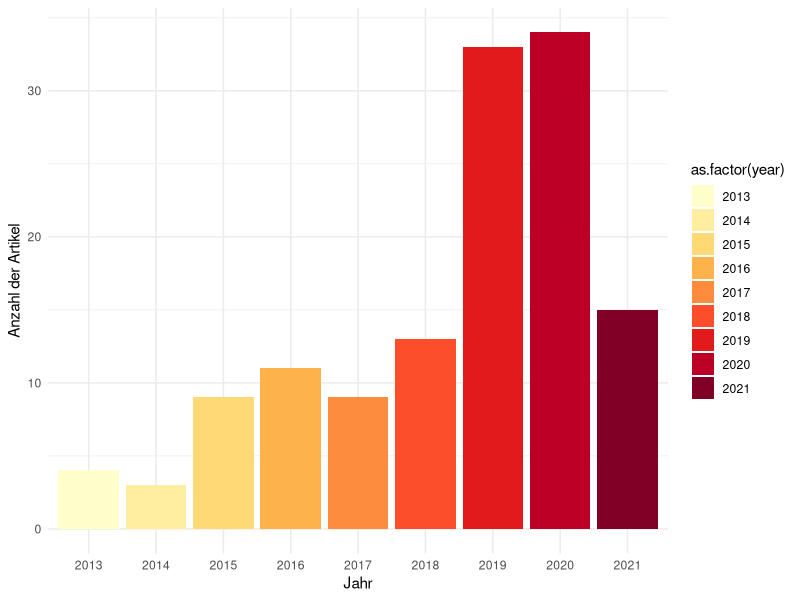

Source code (R):
library(tidyverse)

### Import data ###

articles_data <- readxl::read_excel("./data/articles_on_streaming.xlsx")

articles_data$year <- as.factor(articles_data$year)

# Articles per year

articles_per_year <- ggplot(articles_data, 
                            aes(as.factor(year),
                            fill = as.factor(year))
                            ) +
  geom_histogram(stat = "count") +
  scale_fill_brewer(palette = "YlOrRd") +
  labs(x = "Jahr", y = "Anzahl der Artikel") +
  theme_minimal() 

articles_per_year

# Most frequent methods

methods <- rbind(articles_data$method, 
                 articles_data$method2, 
                 articles_data$method3)

rev(sort(table(methods)))

# Most frequent Journals

journals <- articles_data$journal
rev(sort(table(journals)))
